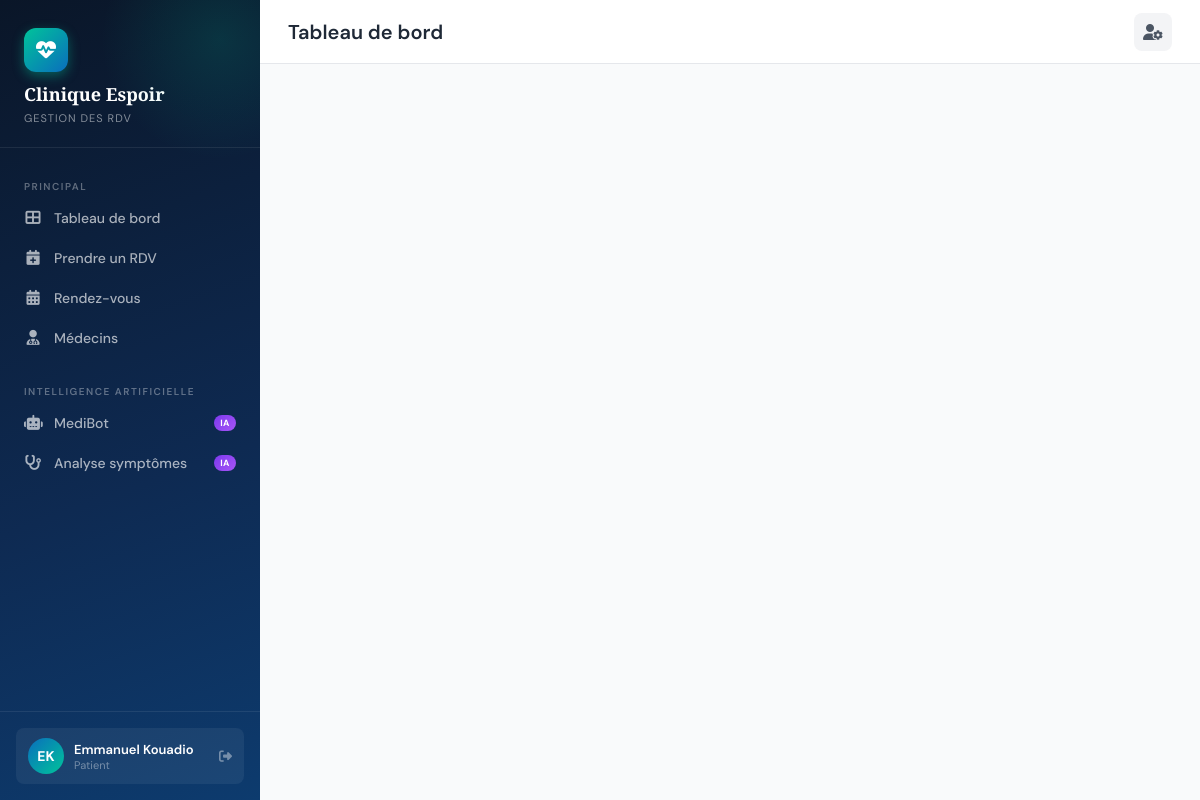
Screenshot of /accounts/register/ (signed in) with the database file from the repository.
### accounts/models.py (models this page shows, shortened)
class User(AbstractUser):
    ROLE_CHOICES = [
        ('admin', 'Administrateur'),
        ('medecin', 'Médecin'),
        ('secretaire', 'Secrétaire'),
        ('patient', 'Patient'),
    ]
    role = models.CharField(max_length=20, choices=ROLE_CHOICES, default='patient')
    telephone = models.CharField(max_length=20, blank=True)
    photo = models.ImageField(upload_to='avatars/', blank=True, null=True)
    @property
    def is_medecin(self):
        return self.role == 'medecin'
    @property
    def is_patient(self):
        return self.role == 'patient'

### accounts/views.py (the view, shortened to what this page needs)
# urls.py: path('register/', views.register_patient, name='register'),
def register_patient(request):
    form = PatientRegisterForm(request.POST or None)
    return render(request, 'accounts/register.html', {'form': form})

### templates/accounts/register.html (shortened to what this page needs)
{% extends 'base.html' %}

### templates/base.html (shortened to what this page needs)
<!DOCTYPE html>
<html lang="fr">
<head>
  <link rel="stylesheet" href="https://cdnjs.cloudflare.com/ajax/libs/font-awesome/6.5.0/css/all.min.css">
</head>
<body>
{% if user.is_authenticated %}
<aside class="sidebar">
  <div class="sidebar-logo">
    <div class="logo-icon"><i class="fas fa-heartbeat"></i></div>
    <h1>Clinique Espoir</h1>
    <span>Gestion des RDV</span>
  </div>
  <nav class="sidebar-nav">
    <div class="nav-section-label">Principal</div>
    <a href="{% url 'dashboard' %}" class="nav-item {% if request.resolver_match.url_name == 'dashboard' %}active{% endif %}">
      <i class="fas fa-th-large"></i> Tableau de bord
    </a>
    {% if user.is_patient %}
    <a href="{% url 'prendre_rdv' %}" class="nav-item {% if 'prendre_rdv' in request.resolver_match.url_name %}active{% endif %}">
      <i class="fas fa-calendar-plus"></i> Prendre un RDV
    </a>
    {% endif %}
    <a href="{% url 'liste_rdv' %}" class="nav-item {% if request.resolver_match.url_name == 'liste_rdv' %}active{% endif %}">
      <i class="fas fa-calendar-alt"></i> Rendez-vous
    </a>
    <a href="{% url 'medecins_list' %}" class="nav-item {% if request.resolver_match.url_name == 'medecins_list' %}active{% endif %}">
      <i class="fas fa-user-md"></i> Médecins
    </a>
    <div class="nav-section-label" style="margin-top:16px;">Intelligence Artificielle</div>
    <a href="{% url 'chatbot' %}" class="nav-item {% if request.resolver_match.url_name == 'chatbot' %}active{% endif %}">
      <i class="fas fa-robot"></i> MediBot
      <span class="nav-ai-badge">IA</span>
    </a>
    <a href="{% url 'analyse_symptomes' %}" class="nav-item {% if request.resolver_match.url_name == 'analyse_symptomes' %}active{% endif %}">
      <i class="fas fa-stethoscope"></i> Analyse symptômes
      <span class="nav-ai-badge">IA</span>
    </a>
  </nav>
  <div class="sidebar-user">
    <div class="sidebar-user-card">
      <div class="user-avatar">{{ user.first_name|first|upper }}{{ user.last_name|first|upper }}</div>
      <div class="user-info">
        <div class="name">{{ user.get_full_name }}</div>
        <div class="role">{{ user.get_role_display }}</div>
      </div>
      <a href="{% url 'logout' %}" title="Déconnexion"><i class="fas fa-sign-out-alt"></i></a>
    </div>
  </div>
</aside>
<div class="main-wrapper">
  <header class="topbar">
    <div class="topbar-left">
      <h2>{% block page_title %}Tableau de bord{% endblock %}</h2>
    </div>
    <div class="topbar-right">
      <a href="{% url 'profile' %}" class="topbar-btn"><i class="fas fa-user-cog"></i></a>
    </div>
  </header>
  <main class="page-content">
  </main>
</div>
{% else %}
{% block public_content %}{% endblock %}
{% endif %}
</body>
</html>

### templates/base.html (style rules this page uses)
:root { --primary: #0A6EBD; --primary-dark: #084f8a; --primary-light: #e8f4fd; --accent: #00C49A; --accent-dark: #009b7a; --danger: #e53e3e; --warning: #d97706; --success: #059669; --gray-50: #f9fafb; --gray-100: #f3f4f6; --gray-200: #e5e7eb; --gray-400: #9ca3af; --gray-600: #4b5563; --gray-800: #1f2937; --white: #ffffff; --shadow-sm: 0 1px 3px rgba(0,0,0,.08), 0 1px 2px rgba(0,0,0,.05); --shadow: 0 4px 12px rgba(0,0,0,.08); --shadow-lg: 0 10px 30px rgba(0,0,0,.12); --radius: 12px; --radius-sm: 8px; --sidebar-w: 260px; }
* { margin: 0; padding: 0; box-sizing: border-box; }
body { font-family: 'DM Sans', sans-serif; background: var(--gray-50); color: var(--gray-800); min-height: 100vh; }
.sidebar { position: fixed; top: 0; left: 0; height: 100vh; width: var(--sidebar-w); background: linear-gradient(160deg, #0a1628 0%, #0e2a52 60%, #0d3b6e 100%); display: flex; flex-direction: column; z-index: 100; overflow: hidden; }
.sidebar::before { content: ''; position: absolute; top: -80px; right: -80px; width: 240px; height: 240px; background: radial-gradient(circle, rgba(0,196,154,.15), transparent 70%); border-radius: 50%; }
.sidebar-logo { padding: 28px 24px 20px; border-bottom: 1px solid rgba(255,255,255,.08); }
.sidebar-logo .logo-icon { width: 44px; height: 44px; border-radius: 12px; background: linear-gradient(135deg, var(--accent), var(--primary)); display: flex; align-items: center; justify-content: center; font-size: 20px; color: white; margin-bottom: 12px; box-shadow: 0 4px 12px rgba(0,196,154,.4); }
.sidebar-logo h1 { font-family: 'Playfair Display', serif; font-size: 18px; font-weight: 700; color: white; line-height: 1.2; }
.sidebar-logo span { font-size: 11px; color: rgba(255,255,255,.5); font-weight: 400; letter-spacing: 1px; text-transform: uppercase; }
.sidebar-nav { flex: 1; padding: 20px 12px; overflow-y: auto; }
.nav-section-label { font-size: 10px; font-weight: 600; color: rgba(255,255,255,.35); text-transform: uppercase; letter-spacing: 1.5px; padding: 12px 12px 6px; }
.nav-item { display: flex; align-items: center; gap: 12px; padding: 10px 12px; border-radius: var(--radius-sm); color: rgba(255,255,255,.65); font-size: 14px; font-weight: 500; text-decoration: none; transition: all .2s; margin-bottom: 2px; position: relative; }
.nav-item i { width: 18px; text-align: center; font-size: 15px; }
.nav-ai-badge { margin-left: auto; background: linear-gradient(135deg, #7c3aed, #a855f7); color: white; font-size: 9px; font-weight: 700; padding: 2px 6px; border-radius: 20px; letter-spacing: .5px; }
.sidebar-user { padding: 16px; border-top: 1px solid rgba(255,255,255,.08); }
.sidebar-user-card { display: flex; align-items: center; gap: 10px; padding: 10px 12px; border-radius: var(--radius-sm); background: rgba(255,255,255,.06); }
.user-avatar { width: 36px; height: 36px; border-radius: 50%; background: linear-gradient(135deg, var(--primary), var(--accent)); display: flex; align-items: center; justify-content: center; color: white; font-weight: 700; font-size: 14px; flex-shrink: 0; }
.user-info { flex: 1; min-width: 0; }
.user-info .name { color: white; font-size: 13px; font-weight: 600; white-space: nowrap; overflow: hidden; text-overflow: ellipsis; }
.user-info .role { color: rgba(255,255,255,.4); font-size: 11px; }
.sidebar-user-card a { color: rgba(255,255,255,.4); font-size: 13px; transition: color .2s; }
.main-wrapper { margin-left: var(--sidebar-w); min-height: 100vh; display: flex; flex-direction: column; }
.topbar { background: white; border-bottom: 1px solid var(--gray-200); padding: 0 28px; height: 64px; display: flex; align-items: center; justify-content: space-between; position: sticky; top: 0; z-index: 50; }
.topbar-left h2 { font-size: 20px; font-weight: 600; color: var(--gray-800); }
.topbar-right { display: flex; align-items: center; gap: 12px; }
.topbar-btn { width: 38px; height: 38px; border-radius: var(--radius-sm); background: var(--gray-100); border: none; cursor: pointer; display: flex; align-items: center; justify-content: center; color: var(--gray-600); font-size: 16px; transition: all .2s; position: relative; text-decoration: none; }
.page-content { flex: 1; padding: 28px; }

### rows the page displays
User: first_name|first "E", last_name|first "K", get_full_name "Emmanuel Kouadio", role "Patient"
